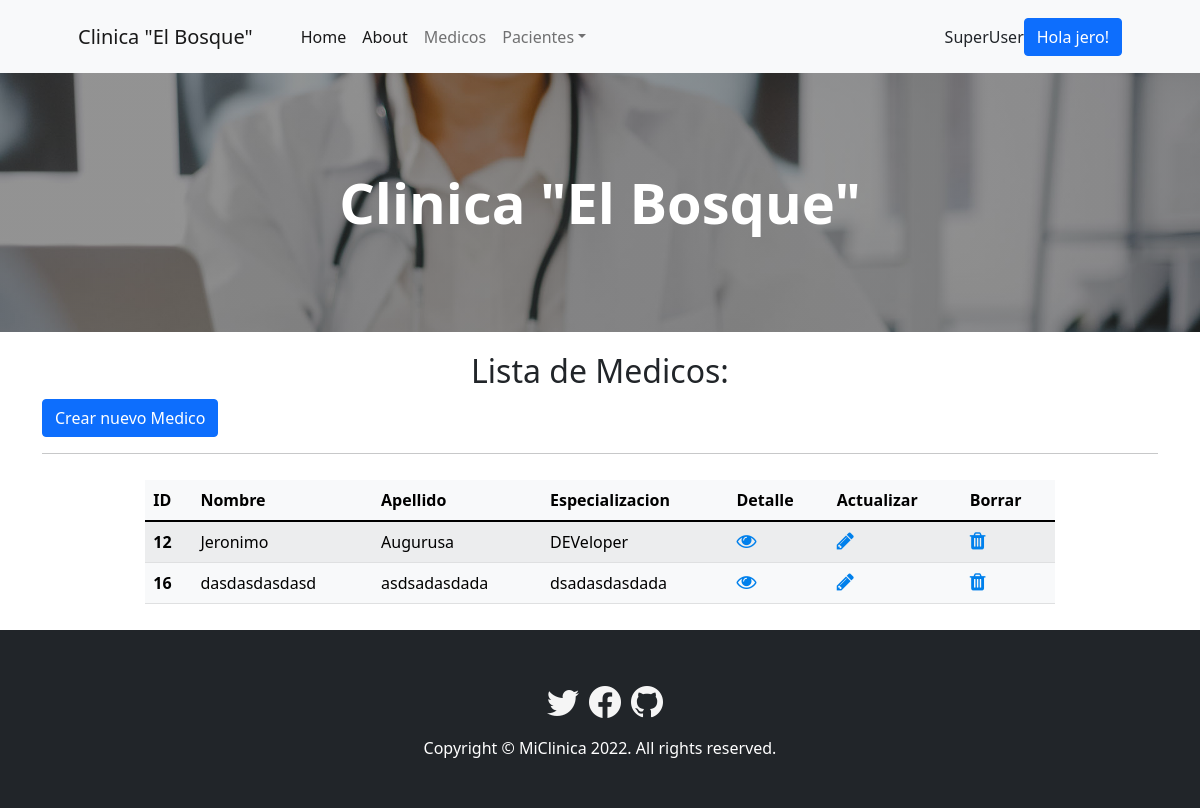
/medics/medics-list/ (signed in), run on an earlier commit of the app's database.
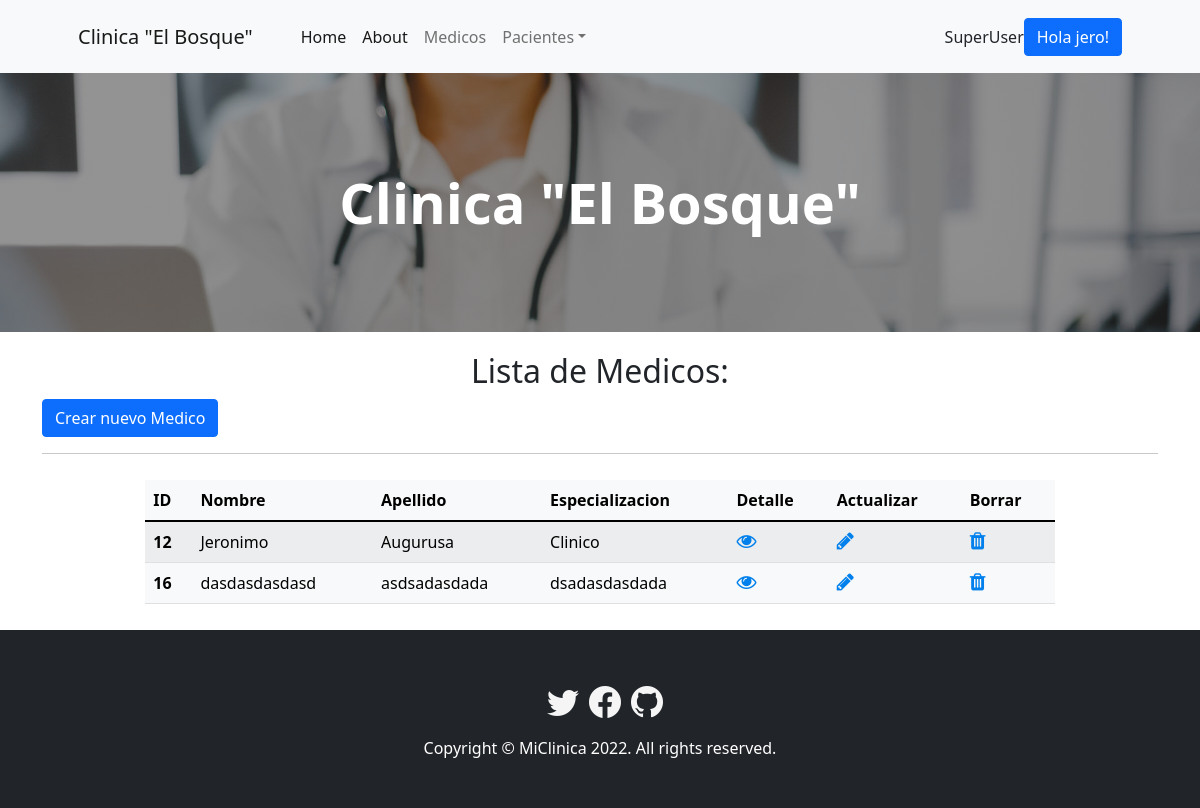
And on a later commit of the database.
### medics/models.py (models this page shows)
class Medic(models.Model):
    name = models.CharField(max_length=20)
    surname = models.CharField(max_length=20)
    medic_type = models.CharField(max_length=20)

### medics/views.py (the view)
# urls.py: path('medics-list/', views.MedicListView.as_view(), name='medics-list'),
class MedicListView(LoginRequiredMixin, ListView):
    model = Medic
    template_name = 'medics_list.html'

### medics/templates/medics_list.html
{% extends 'index.html' %}
{% load static %}
{% block changes %}
<h2>Lista de Medicos:</h2>
<div class="container">
    <a class="btn btn-primary justify-content-right"  href="{% url 'medics:medics-add' %}">Crear nuevo Medico</a>
    <hr></hr>
        {% if user.is_authenticated %}
        <div class="row d-flex justify-content-center">
            <div class="col-md-10">
                <table class="table table-striped table-light">
                    <thead>
                        <tr>
                            <th scope="col">ID</th>
                            <th scope="col">Nombre</th>
                            <th scope="col">Apellido</th>
                            <th scope="col">Especializacion</th>
                            <th scope="col">Detalle</th>
                            <th scope="col">Actualizar</th>
                            <th scope="col">Borrar</th>
                        </tr>
                    </thead>
                    <tbody>
                        {% for medic in medic_list %}
                        <tr>
                            <th scope="row">{{medic.id}}</th>
                            <td>{{medic.name}}</td>
                            <td>{{medic.surname}}</td>
                            <td>{{medic.medic_type}}</td>
                            <td><a href="{% url 'medics:medics-detail' medic.id %}">
                                <i class="fa fa-eye" style="font-size:20px;color: rgb(0, 128, 236);"> </i></a>
                            </td>
                            {% if user.is_superuser %}
                            <td><a href="{% url 'medics:medics-update' medic.id %}">
                                <i class="fa fa-pencil" style="font-size:20px;color: rgb(0, 128, 236);"> </i></a>
                            </td>
                            <td><a href="{% url 'medics:medics-delete' medic.id %}">
                                <i class="fa fa-trash" style="font-size:20px;color: rgb(0, 128, 236);"> </i></a>
                            </td>
                            {% endif %}
                        </tr>
                        {% endfor %}
                    </tbody>
                </table>
            </div>
            </div>
        </div>
        {% else %}
        <h2>Debes estar logeado</h2>
        {% endif %}
{% endblock %}

What changed in the data, as far as the page shows it:
changed Medic "Jeronimo": medic_type "DEVeloper" → "Clinico"
